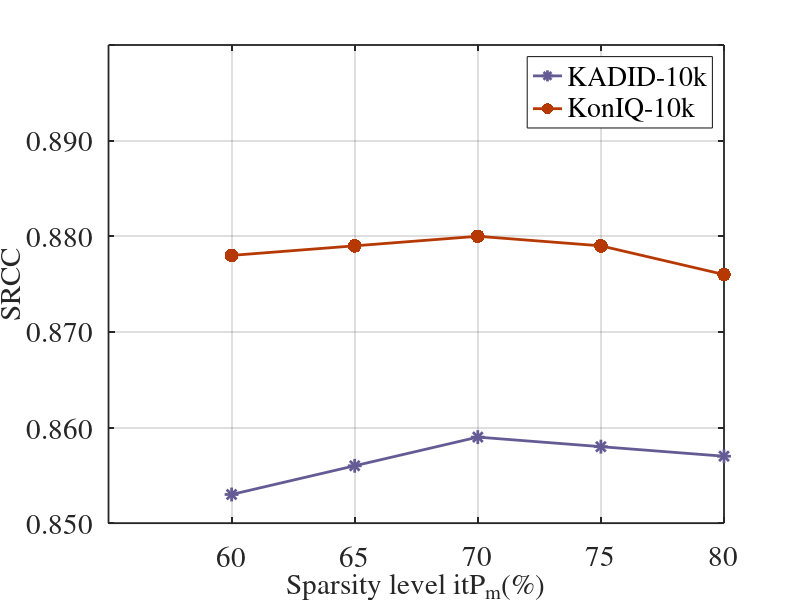

This figure's MATLAB source:
function  zhexian()
figure('Position',  [400,500,430,270])
x=[0.6,0.65,0.7,0.75,0.8];%x轴上的数据，第一个值代表数据开始，第二个值代表间隔，第三个值代表终止

% 0.786365025,0.81666099,0.82763097,0.831505213,0.835164971,0.83866016,0.842240882
% 0.8566414,0.860086553,0.8605287,0.859726131,0.858461203,0.85897176,0.864251891
% 0.673386725,0.734606996,0.75933891,0.76723724,0.779876662,0.7867637,0.781158824

% b
% all=[0.786365025,0.817999133,0.82660364,0.832718028,0.836385552,0.838336506,0.84142737]
% aligned=[0.8566414,0.858896372,0.85782536,0.859789077,0.858182909,0.858258341,0.859898]
% notaligned=[0.673386725,0.742416233,0.76231241,0.776081278,0.783936309,0.787737785,0.78926054]
% %c
% all=[0.82993089,0.835961,0.83595014,0.83241612,0.83712981]
% aligned=[0.85387672,0.861631221,0.86041186,0.85963913,0.86101384]
% notaligned=[0.76373773,0.76714522,0.77183987,0.76405962,0.77463391]
%d
kadid=[0.853,0.856,0.859,0.858,0.857]
konIQ=[0.878,0.879,0.880,0.879,0.876]
% notaligned=[0.78585196,0.806016962,0.81477033,0.815826529,0.815171985]
% a
% all=[0.786365025,0.81666099,0.82763097,0.831505213,0.835164971,0.83866016,0.842240882]; %a数据y值
% aligned=[0.8566414,0.860086553,0.8605287,0.859726131,0.858461203,0.85897176,0.864251891]; %b数据y值
% notaligned=[0.673386725,0.734606996,0.75933891,0.76723724,0.779876662,0.7867637,0.781158824]

grid on;
box on;
hold on;

plot(x, kadid,  'color', [100,90,148]/255, 'Marker', '*','MarkerSize',10,'LineWidth',2 );
plot(x, konIQ,  'color', [182,57,3]/255, 'Marker', '.' ,'MarkerSize',30,'LineWidth',2);
% plot(x, notaligned,  'color', [246,200,37]/255, 'Marker', 'd' ,'LineWidth',1.7);
% plot(x,a,'-*g',x,b,'-or'); %线性，颜色，标记
% axis([0,6,0,700])  %确定x轴与y轴框图大小
% xticks(0.6:0.05:0.8)
xticklabels({'60','65','70','75','80'})
yticklabels({'0.850' ,'0.860','0.870','0.880','0.890'})
set(gca,'ytick',0.85:0.01:0.9,'FontSize',21,'Fontname', 'Times','LineWidth',1.3);
set(gca,'xtick',0.6:0.05:0.8,'FontSize' ,21,'Fontname', 'Times','LineWidth',1.3);

H=legend({'KADID-10k','KonIQ-10k'},'FontSize',20,'Fontname', 'Times');   %右上角标注
set(H,'Orientation','vertical','LineWidth',0.8)
ylabel("SRCC", 'FontSize', 21, 'Fontname', 'Times','LineWidth',1.3)
% xlabel("Visual CD (\DeltaV) in CIELAB", 'FontSize', 11, 'Fontname', 'Helvetica','LineWidth',1.3)
xlabel("Sparsity level {\it{P_{m}}}(%)", 'FontSize', 21, 'Fontname', 'Times','LineWidth',1.3)
% 
% asix([1 8 0.6 0.9])
xlim=([0.6,0.8])
ylim([0.85,0.9])


%0.3725,0.7411,0.7411
%0.898,0.749,0.2745
end

